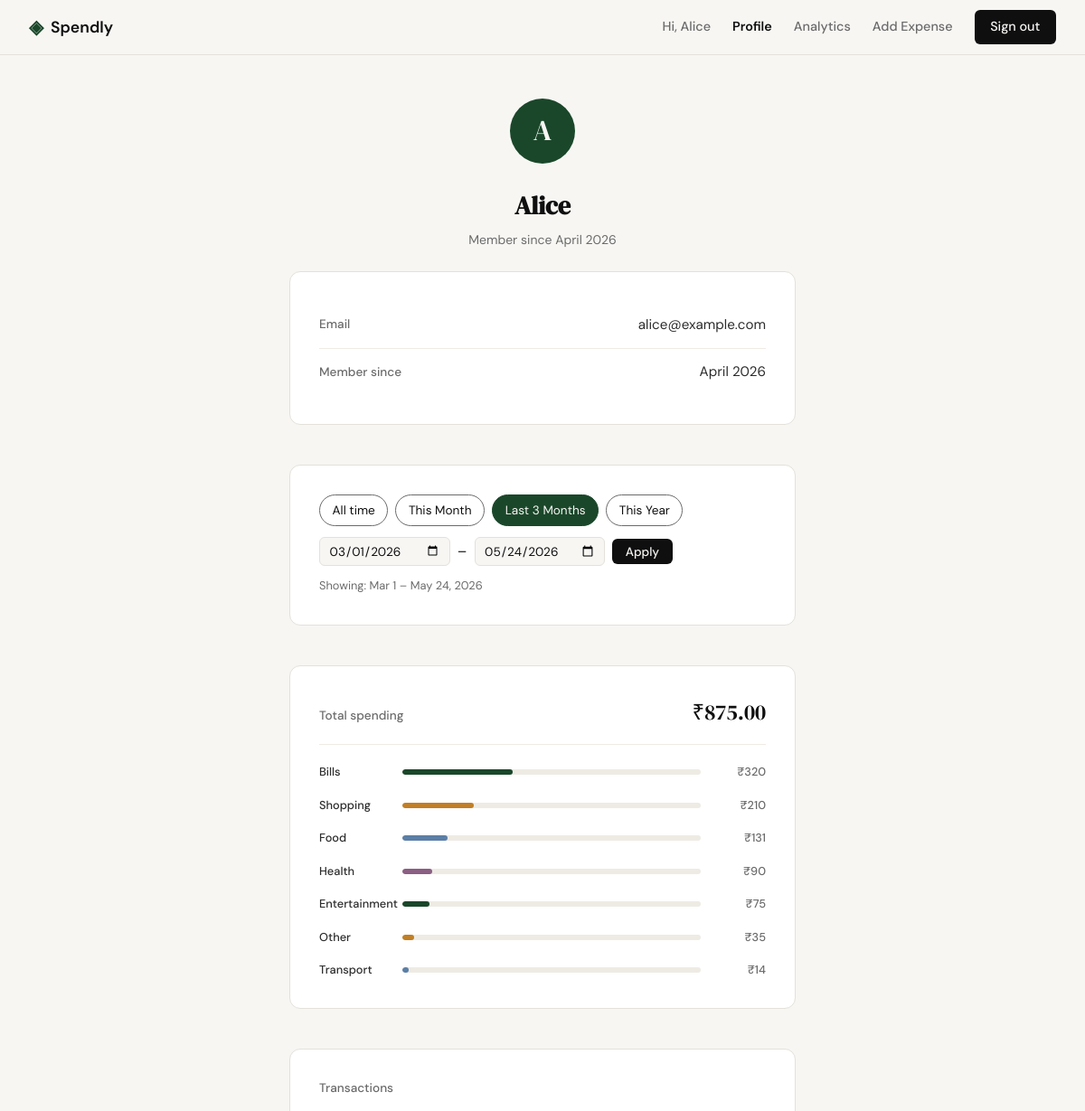
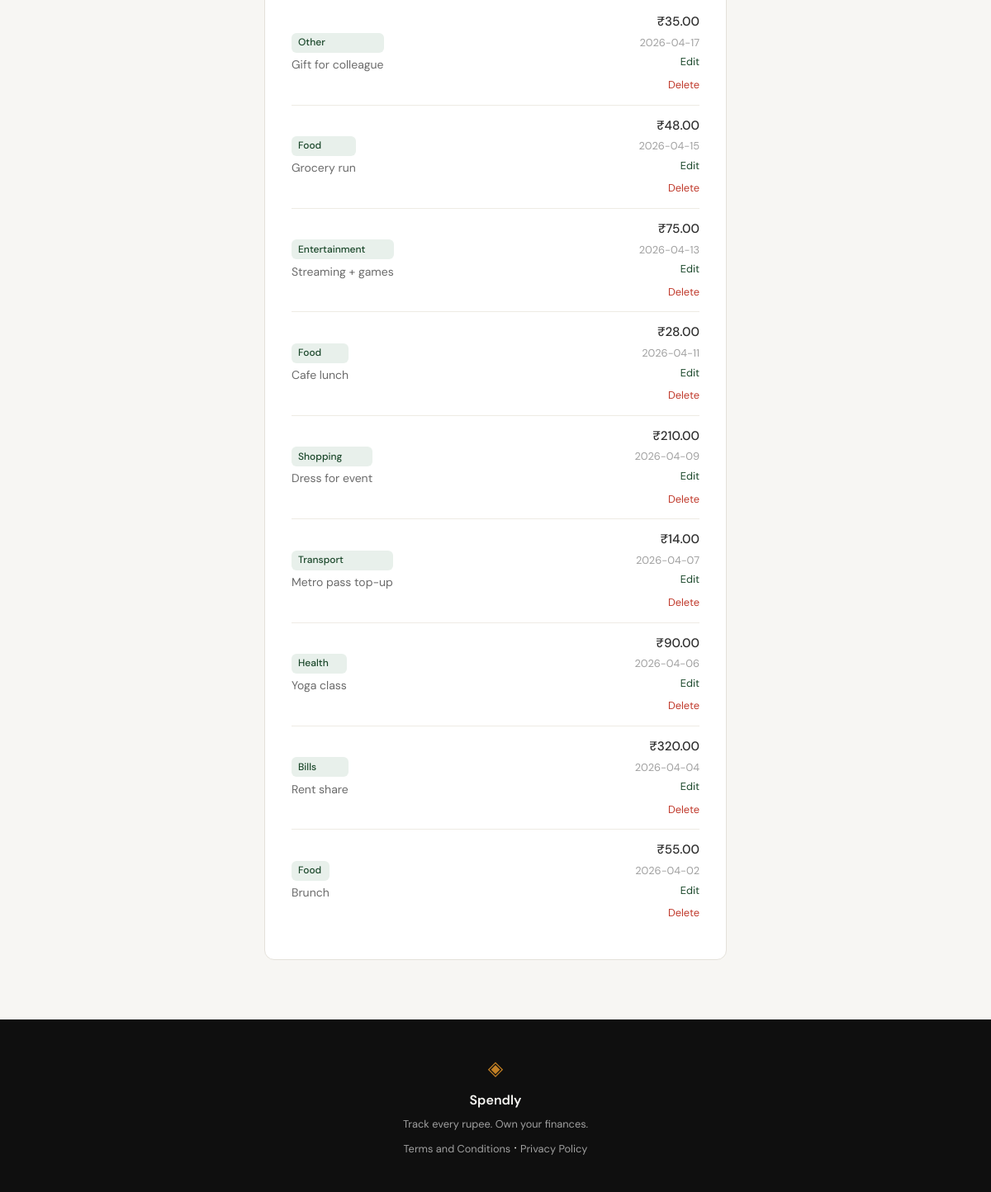
Page /profile?from=2026-03-01&to=2026-05-24 (signed in) on the committed database (2 pictures, top to bottom).
### tables this page shows
CREATE TABLE users (
                id            INTEGER PRIMARY KEY AUTOINCREMENT,
                name          TEXT    NOT NULL,
                email         TEXT    NOT NULL UNIQUE,
                password_hash TEXT    NOT NULL,
                created_at    TEXT    DEFAULT (datetime('now'))
            );

CREATE TABLE expenses (
                id          INTEGER PRIMARY KEY AUTOINCREMENT,
                user_id     INTEGER NOT NULL REFERENCES users(id),
                amount      REAL    NOT NULL,
                category    TEXT    NOT NULL,
                date        TEXT    NOT NULL,
                description TEXT,
                created_at  TEXT    DEFAULT (datetime('now'))
            );

### app.py (the view, shortened to what this page needs)
@app.route("/profile")
def profile():
    if not session.get("user_id"):
        return redirect(url_for("login"))
    uid = session["user_id"]
    db = get_db()
    user = db.execute(
        "SELECT name, email, created_at FROM users WHERE id = ?",
        (uid,)
    ).fetchone()
    if user is None:
        session.clear()
        return redirect(url_for("login"))
    member_since = datetime.strptime(user["created_at"][:10], "%Y-%m-%d").strftime("%B %Y")
    from_raw  = request.args.get("from", "")
    to_raw    = request.args.get("to", "")
    from_date = to_date = None
    try:
        if from_raw and to_raw:
            from_date = datetime.strptime(from_raw, "%Y-%m-%d").date()
            to_date   = datetime.strptime(to_raw,   "%Y-%m-%d").date()
            if from_date > to_date:
                from_date = to_date = None
    except ValueError:
        pass
    presets = _build_date_presets(date.today())
    if from_date and to_date:
        fd, td = from_date.isoformat(), to_date.isoformat()
        total_spent = db.execute(
            "SELECT COALESCE(SUM(amount), 0) FROM expenses"
            " WHERE user_id = ? AND date BETWEEN ? AND ?",
            (uid, fd, td),
        ).fetchone()[0]
        cat_rows = db.execute(
            "SELECT category, SUM(amount) as total FROM expenses"
            " WHERE user_id = ? AND date BETWEEN ? AND ?"
            " GROUP BY category ORDER BY total DESC",
            (uid, fd, td),
        ).fetchall()
        recent = db.execute(
            "SELECT id, amount, category, date, description FROM expenses"
            " WHERE user_id = ? AND date BETWEEN ? AND ?"
            " ORDER BY date DESC",
            (uid, fd, td),
        ).fetchall()
    categories = [
        {
            "name": r["category"],
            "total": r["total"],
            "pct": round(r["total"] / total_spent * 100) if total_spent else 0,
        }
        for r in cat_rows
    ]
    return render_template("profile.html",
        user=user,
        member_since=member_since,
        total_spent=total_spent,
        categories=categories,
        recent=recent,
        from_date=from_date,
        to_date=to_date,
        presets=presets,
    )

### app.py (called while the page is built)
def _build_date_presets(today):
    m3_month = today.month - 2
    m3_year  = today.year
    if m3_month <= 0:
        m3_month += 12
        m3_year  -= 1
    return {
        "this_month":    {"from": date(today.year, today.month, 1).isoformat(), "to": today.isoformat()},
        "last_3_months": {"from": date(m3_year, m3_month, 1).isoformat(),       "to": today.isoformat()},
        "this_year":     {"from": date(today.year, 1, 1).isoformat(),            "to": today.isoformat()},
    }

### database/db.py (called while the page is built)
def get_db():
    conn = sqlite3.connect(DB_PATH)
    conn.row_factory = sqlite3.Row
    conn.execute("PRAGMA foreign_keys = ON")
    return conn

### templates/profile.html (shortened to what this page needs)
{% extends "base.html" %}
{% block content %}
<section class="profile-page">
    <div class="profile-wrap">
        <div class="profile-head">
            <div class="profile-avatar">{{ user.name[0].upper() }}</div>
            <h1 class="profile-name">{{ user.name }}</h1>
            <p class="profile-since">Member since {{ member_since }}</p>
        </div>
        <div class="auth-card">
            <div class="profile-field">
                <span class="profile-label">Email</span>
                <span class="profile-value">{{ user.email }}</span>
            </div>
            <div class="profile-field profile-field--last">
                <span class="profile-label">Member since</span>
                <span class="profile-value">{{ member_since }}</span>
            </div>
        </div>
        <div class="filter-bar auth-card">
            <div class="filter-presets">
                <a href="{{ url_for('profile') }}"
                   class="filter-preset-btn{% if not from_date %} active{% endif %}">All time</a>
                <a href="{{ url_for('profile', **{'from': presets.this_month.from, 'to': presets.this_month.to}) }}"
                   class="filter-preset-btn{% if from_date and from_date.isoformat() == presets.this_month.from %} active{% endif %}">This Month</a>
                <a href="{{ url_for('profile', **{'from': presets.last_3_months.from, 'to': presets.last_3_months.to}) }}"
                   class="filter-preset-btn{% if from_date and from_date.isoformat() == presets.last_3_months.from %} active{% endif %}">Last 3 Months</a>
                <a href="{{ url_for('profile', **{'from': presets.this_year.from, 'to': presets.this_year.to}) }}"
                   class="filter-preset-btn{% if from_date and from_date.isoformat() == presets.this_year.from %} active{% endif %}">This Year</a>
            </div>
            <form class="filter-custom" method="get" action="{{ url_for('profile') }}">
                <input type="date" name="from" class="form-input" value="{{ from_date or '' }}">
                <span>–</span>
                <input type="date" name="to" class="form-input" value="{{ to_date or '' }}">
                <button type="submit" class="btn--sm">Apply</button>
            </form>
            {% if from_date and to_date %}
            <p class="filter-label">Showing: {{ from_date.strftime("%b") }} {{ from_date.day }} – {{ to_date.strftime("%b") }} {{ to_date.day }}, {{ to_date.year }}</p>
            {% endif %}
        </div>
        {% if categories %}
        <div class="auth-card">
            <div class="profile-spend-header">
                <span class="profile-label">Total spending</span>
                <span class="profile-spend-total">&#8377;{{ "%.2f"|format(total_spent) }}</span>
            </div>
            {% set bar_mods = ['', ' mock-bar-2', ' mock-bar-3', ' mock-bar-4'] %}
            <div class="mock-bars">
                {% for cat in categories %}
                <div class="mock-bar-row">
                    <span class="mock-cat">{{ cat.name }}</span>
                    <div class="mock-bar-track">
                        <div class="mock-bar{{ bar_mods[loop.index0 % 4] }}" style="width: {{ cat.pct }}%"></div>
                    </div>
                    <span class="mock-amt">&#8377;{{ "%.0f"|format(cat.total) }}</span>
                </div>
                {% endfor %}
            </div>
        </div>
        {% endif %}
        {% if recent %}
        <div class="auth-card">
            <p class="profile-section-label">{% if from_date %}Transactions{% else %}Recent transactions{% endif %}</p>
            <div class="txn-list">
                {% for txn in recent %}
                <div class="txn-row{% if loop.last %} txn-row--last{% endif %}">
                    <div class="txn-left">
                        <span class="txn-cat">{{ txn.category }}</span>
                        <span class="txn-desc">{{ txn.description or '—' }}</span>
                    </div>
                    <div class="txn-right">
                        <span class="txn-amt">&#8377;{{ "%.2f"|format(txn.amount) }}</span>
                        <span class="txn-date">{{ txn.date }}</span>
                        <a href="{{ url_for('edit_expense', id=txn.id) }}" style="font-size:0.8rem; color:var(--accent); margin-left:0.5rem;">Edit</a>
                        <form method="post" action="{{ url_for('delete_expense', id=txn.id) }}" style="display:inline; margin-left:0.5rem;">
                            <button type="submit" onclick="return confirm('Delete this expense? This cannot be undone.')" style="background:none; border:none; padding:0; font-size:0.8rem; color:var(--danger); cursor:pointer; font-family:var(--font-body);">Delete</button>
                        </form>
                    </div>
                </div>
                {% endfor %}
            </div>
        </div>
        {% endif %}
    </div>
</section>
{% endblock %}

### templates/base.html (shortened to what this page needs)
<!DOCTYPE html>
<html lang="en">
<head>
    <link rel="stylesheet" href="{{ url_for('static', filename='css/style.css') }}">
</head>
<body>
    <nav class="navbar">
        <div class="nav-inner">
            <a href="{{ url_for('landing') }}" class="nav-brand">
                <span class="brand-icon">◈</span>
                <span class="brand-name">Spendly</span>
            </a>
            <div class="nav-links">
                {% if session.get('user_id') %}
                    <span class="nav-greeting">Hi, {{ session['user_name'] }}</span>
                    <a href="{{ url_for('profile') }}" {% if request.endpoint == 'profile' %}class="nav-link--active"{% endif %}>Profile</a>
                    <a href="{{ url_for('analytics') }}" {% if request.endpoint == 'analytics' %}class="nav-link--active"{% endif %}>Analytics</a>
                    <a href="{{ url_for('add_expense') }}" {% if request.endpoint == 'add_expense' %}class="nav-link--active"{% endif %}>Add Expense</a>
                    <a href="{{ url_for('logout') }}" class="nav-cta">Sign out</a>
                {% else %}
                    <a href="{{ url_for('login') }}">Sign in</a>
                    <a href="{{ url_for('register') }}" class="nav-cta">Get started</a>
                {% endif %}
            </div>
        </div>
    </nav>
    <main class="main-content">
        {% block content %}{% endblock %}
    </main>
    <footer class="footer">
        <div class="footer-inner">
            <span class="brand-icon">◈</span>
            <span class="footer-name">Spendly</span>
            <p class="footer-copy">Track every rupee. Own your finances.</p>
            <p><a href="/terms">Terms and Conditions</a> &middot; <a href="/privacy">Privacy Policy</a></p>
        </div>
    </footer>
</body>
</html>

### rows in the picture
users: user_name "Alice", name "A", name "Alice", email "alice@example.com"
expenses: category "Other", description "Gift for colleague", amount "35.00", date "2026-04-17"
expenses: category "Food", description "Grocery run", amount "48.00", date "2026-04-15"
expenses: category "Entertainment", description "Streaming + games", amount "75.00", date "2026-04-13"
expenses: category "Food", description "Cafe lunch", amount "28.00", date "2026-04-11"
expenses: category "Shopping", description "Dress for event", amount "210.00", date "2026-04-09"
expenses: category "Transport", description "Metro pass top-up", amount "14.00", date "2026-04-07"
expenses: category "Health", description "Yoga class", amount "90.00", date "2026-04-06"
expenses: category "Bills", description "Rent share", amount "320.00", date "2026-04-04"
expenses: category "Food", description "Brunch", amount "55.00", date "2026-04-02"

### other values in the picture
{{ member_since }} "April 2026"
{{ from_date.strftime("%b") }} "Mar"
{{ from_date.day }} "1"
{{ to_date.strftime("%b") }} "May"
{{ to_date.day }} "24"
{{ to_date.year }} "2026"
{{ "%.2f"|format(total_spent) }} "875.00"
{{ cat.name }} "Bills" "Shopping" "Food" "Health" "Entertainment" "Other" "Transport"
{{ "%.0f"|format(cat.total) }} "320" "210" "131" "90" "75" "35" "14"
